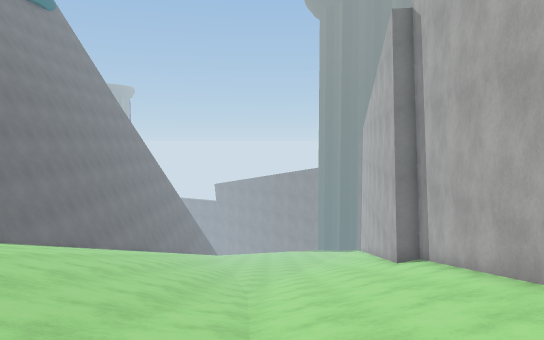
View 1 (above)

16 first-person views from a walk through a scene from a Unity 3-D project. The camera is 1.4 m above the floor, tilts 4° down and sees 70° across. The floor is counted in squares, 1 m on a side. Each view is taken from the middle of a square. On the plan, view 1 faces up. The plan holds only what a view shows up to about 16 squares ahead; the rest is blank. The place goes on beyond the plan. The player character is not drawn. Some animated figures are not drawn. Some surface patterns are stand-ins.

View 2
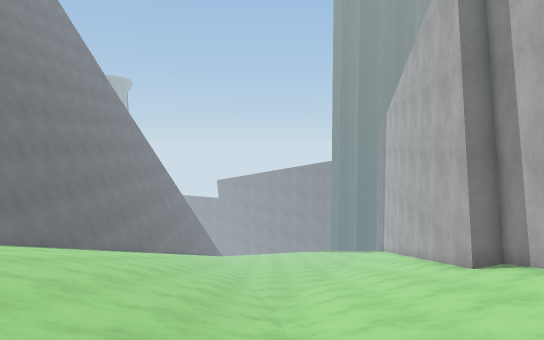

View 3
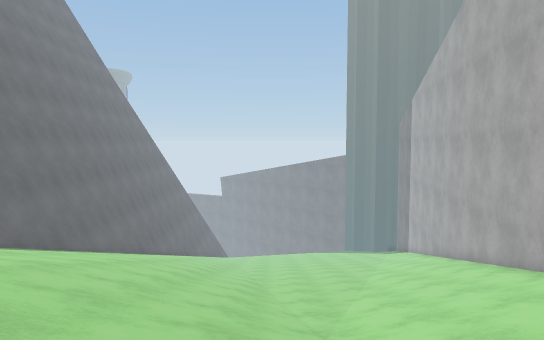

View 4
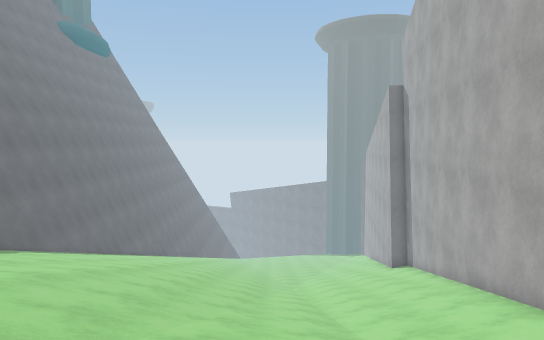

View 5
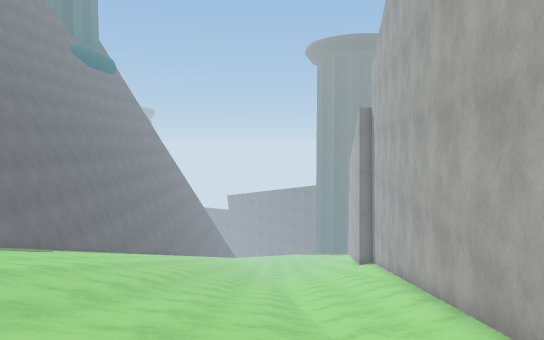

View 6
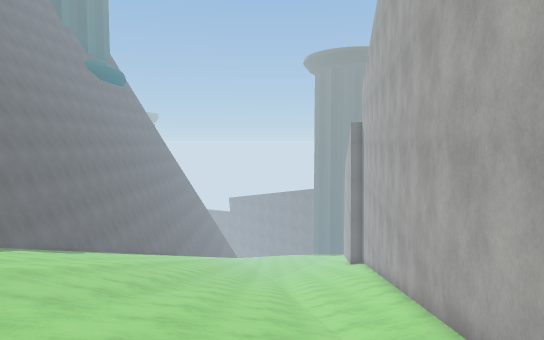

View 7
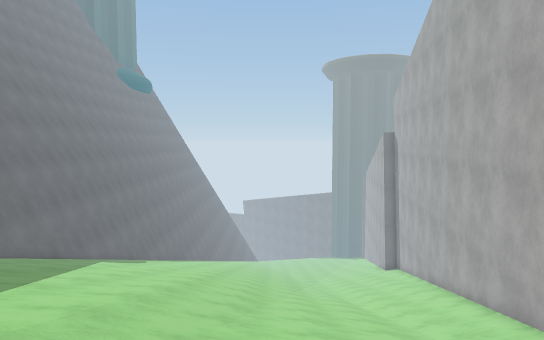

View 8
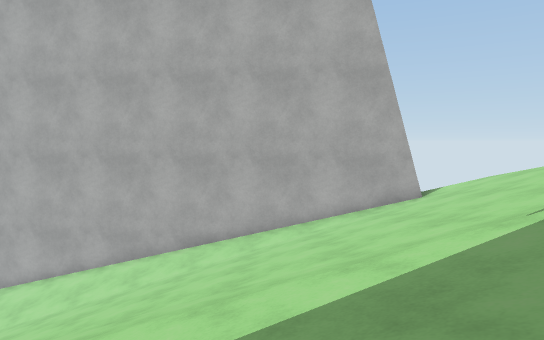

View 9
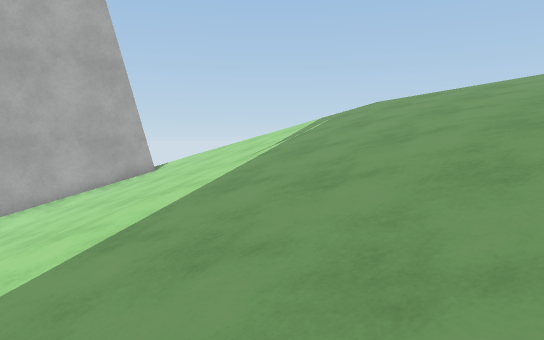

View 10
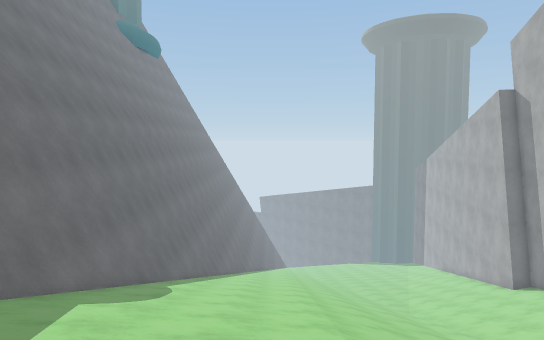

View 11
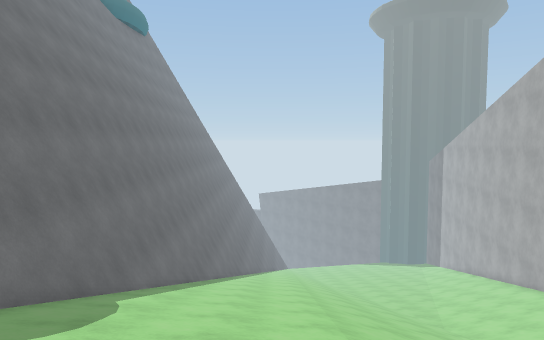

View 12
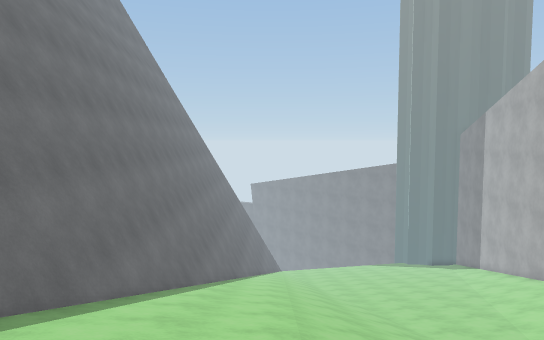

View 13
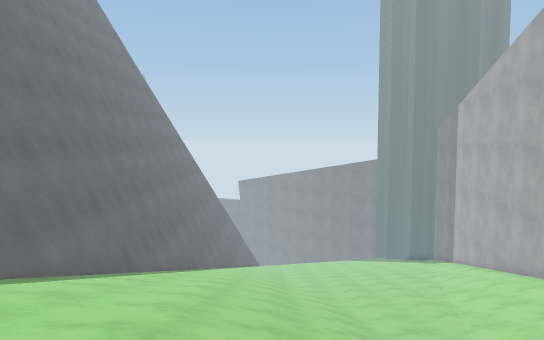

View 14
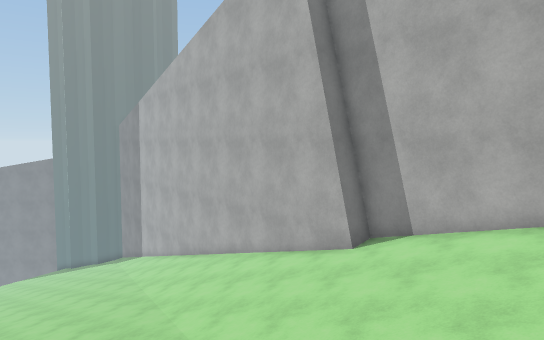

View 15
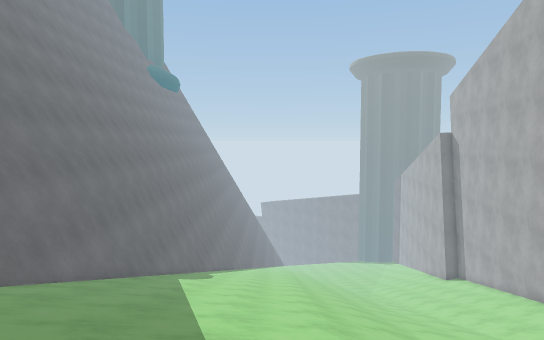

View 16
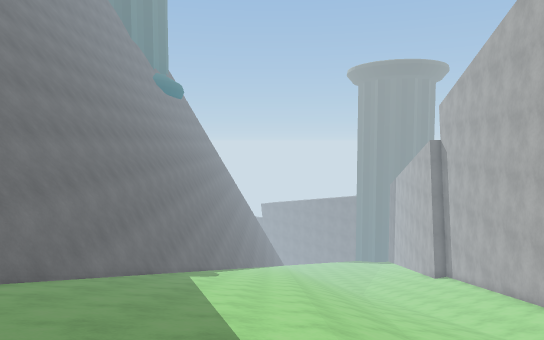

### Floor plan
Key: @ floor where view 1 was taken; # wall or solid block; . main floor; : floor 0.5 m higher than the main floor; + floor 1 m higher than the main floor; * floor 1.25 m higher than the main floor; % floor 1.75 m higher than the main floor; & floor 12.5 m higher than the main floor; $ floor 13 m higher than the main floor; / step, stairs or slope; = window, fence, low wall or low ledge.
Columns run from 15 left of view 1 to 6 right of it. Each row starts with its distance up from view 1.
 24      #      /..... //
 23      #///////....////#
 22     ##///////..::////#
 21     ##////////:++////#
 20     #=////////++/////#
 19     #=////////++/////#
 18     #/////////**////##
 17     #/////////%/////##
 16    ##/////////%/////##
 15    ##////////////////#
 14    #=////////////////#
 13    #=////////////////#
 12    #////////////////##
 11    #////////////////#
 10   ##////////////////#
  9   ##////////////////#
  8   #=////////////////#
  7   #=////////////////#
  6   #////////////////##
  5   #////////////////#
  4  ##////////////////#
  3  ##////////////////#
  2  #=////////////////#
  1  #=////////////////#
  0  #/////////////@//##
 -1  #////////////////##
 -2 ##////////////////#
 -3 ##////////////////#
 -4 #=////////////////#
 -5 #=////////////////#
 -6 #/////////////////#
 -7  ////////////////##
 -8   ///////////////#
 -9  ////////////////#
-10  ////////////////#
-11   ///////////////#
-12   ///////////////#
-13   &/////////////##
-14   $&////////////#
-15   $$$///////////#

Positions as (right, up) in squares from view 1, and headings:
1: (0, 0), facing up
2: (-1, 4), facing up
3: (-2, 7), facing up
4: (-2, -7), facing up
5: (-1, -11), facing up
6: (-1, -14), facing up
7: (-4, -15), facing up
8: (-12, -10), facing right
9: (-14, -7), facing down-right
10: (-8, -5), facing up
11: (-8, -1), facing up
12: (-7, 8), facing up
13: (-5, 8), facing up
14: (-5, 9), facing up-right
15: (-8, -13), facing up
16: (-8, -15), facing up
